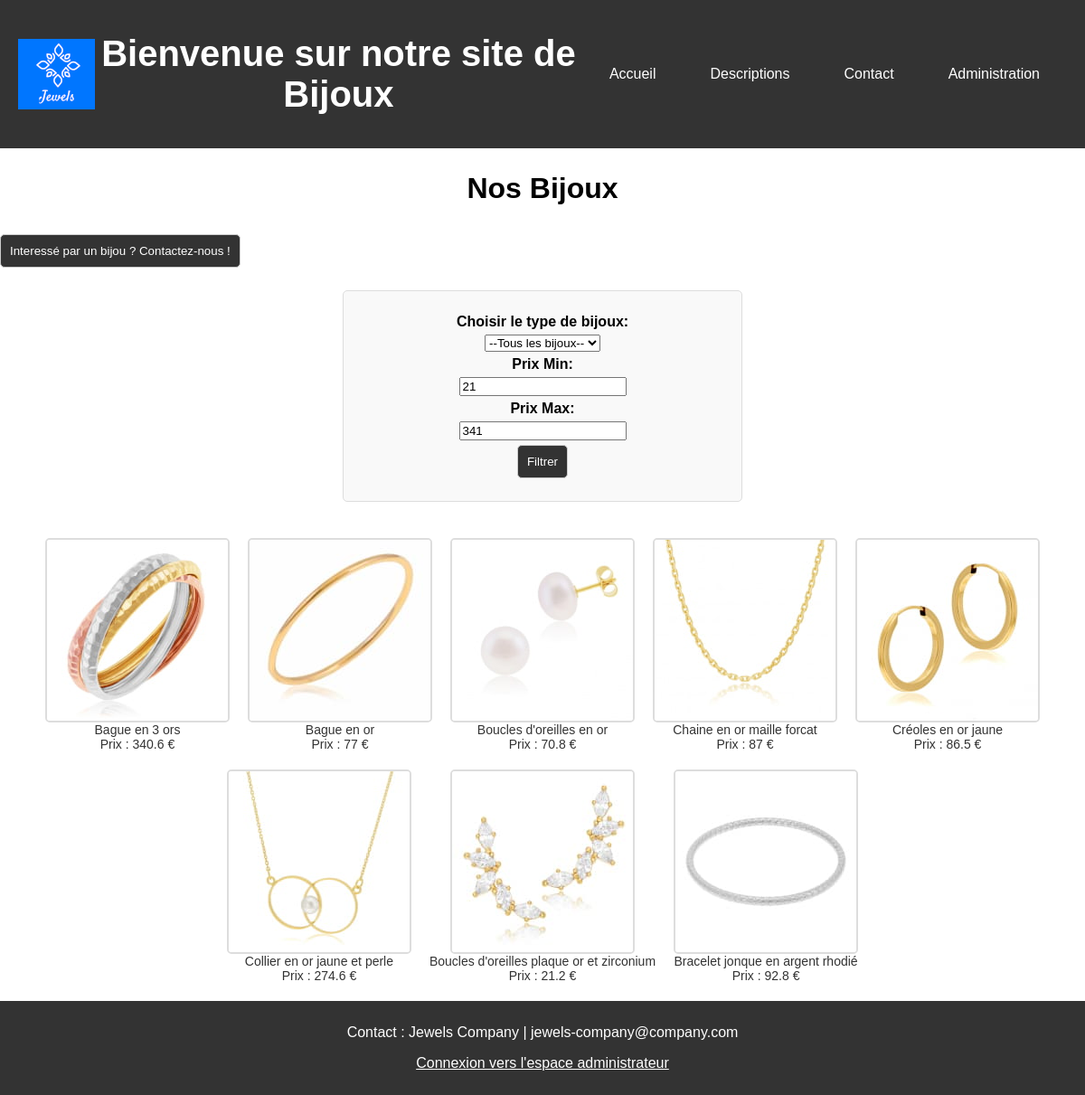
The page /site_bijoux/index.php?controller=description&action=descriptionRoute on the database its author committed.
### tables this page shows
CREATE TABLE `descriptions` (
  `id` int(11) NOT NULL,
  `image_url` varchar(255) NOT NULL,
  `description_text` text NOT NULL,
  `prix` float NOT NULL,
  `categorie` varchar(255) NOT NULL
);

CREATE TABLE `contacts` (
  `id` int(11) NOT NULL,
  `nom` varchar(100) NOT NULL,
  `email` varchar(100) NOT NULL,
  `telephone` varchar(20) NOT NULL,
  `adresse` text NOT NULL
);

### site_bijoux/Controller/ControllerDescription.php (called while the page is built, shortened)
<?php
require_once File::build_path(array("Model", "ModelDescription.php"));
class ControllerDescription {
    public static function descriptionRoute () {
        $min_price = floor(ModelDescription::getMinPrice());
        $max_price = ceil(ModelDescription::getMaxPrice());
        $category = isset($_GET['category']) ? $_GET['category'] : '';
        $price_min = isset($_GET['price_min']) ? (float) $_GET['price_min'] : $min_price;
        $price_max = isset($_GET['price_max']) ? (float) $_GET['price_max'] : $max_price;
        if ($category === '' && $price_min == $min_price && $price_max == $max_price) {
            $descriptions = ModelDescription::getAllDescriptions();
        } else {
            $descriptions = ModelDescription::getFilteredDescriptions($category, $price_min, $price_max);
        }
        require File::build_path(array("View", "base.php"));
    }
}

### site_bijoux/index.php (called while the page is built, shortened)
<?php
    require_once File::build_path(array("Controller", "routeur.php"));

### site_bijoux/Model/ModelDescription.php (called while the page is built, shortened)
<?php
require_once File::build_path(array("Model", "Model.php"));
class ModelDescription {
    private $image_url;
    private $description_text;
    private $prix;
    public static function getAllDescriptions() {
        global $conn;
        $sql = "SELECT * FROM descriptions";
        $stmt = $conn->prepare($sql);
        $stmt->execute();
        $result = $stmt->get_result();
        $descriptions = [];
        while ($row = $result->fetch_object('ModelDescription')) {
            $descriptions[] = $row;
        }
        return $descriptions;
    }
    public static function getMinPrice() {
        global $conn;
        $sql = "SELECT MIN(prix) AS min_price FROM descriptions";
        $stmt = $conn->prepare($sql);
        $stmt->execute();
        $result = $stmt->get_result()->fetch_assoc();
        return $result['min_price'];
    }
    public static function getMaxPrice() {
        global $conn;
        $sql = "SELECT MAX(prix) AS max_price FROM descriptions";
        $stmt = $conn->prepare($sql);
        $stmt->execute();
        $result = $stmt->get_result()->fetch_assoc();
        return $result['max_price'];
    }
    public function getImageUrl() {
        return $this->image_url;
    }
    public function getDescriptionText() {
        return $this->description_text;
    }
    public function getPrix() {
        return $this->prix;
    }
}
?>

### site_bijoux/Model/ModelContact.php (called while the page is built, shortened)
<?php
require_once File::build_path(array("Model", "Model.php"));
class ModelContact {
    public static function getContactInfo() {
        global $conn;
        $sql = "SELECT * FROM contacts LIMIT 1";
        $stmt = $conn->prepare($sql);
        $stmt->execute();
        $result = $stmt->get_result();
        return $result->fetch_assoc();
    }
}
?>

### site_bijoux/View/description/description.php (the view, shortened to what this page needs)
<section id="descriptions">
    <h2>Nos Bijoux</h2>
    <button onclick="window.location.href='index.php?controller=contact&action=contactRoute'">
        Interessé par un bijou ? Contactez-nous !
    </button>
    <form class = "description-form" method="GET" action="index.php">
        <?php
        $rounded_min_price = floor($min_price);
        $rounded_max_price = ceil($max_price);
        $category = isset($_GET['category']) ? $_GET['category'] : '';
        $price_min = isset($_GET['price_min']) ? (float) $_GET['price_min'] : $rounded_min_price;
        $price_max = isset($_GET['price_max']) ? (float) $_GET['price_max'] : $rounded_max_price;
        ?>
        <label for="jewels-select">Choisir le type de bijoux:</label>
        <select name="category" id="jewels-select">
            <option value="" <?= $category === '' ? 'selected' : '' ?>>--Tous les bijoux--</option>
        </select>
        <label for="price-min">Prix Min:</label>
        <input type="number" name="price_min" id="price-min" min="0" value="<?= $price_min ?>">
        <label for="price-max">Prix Max:</label>
        <input type="number" name="price_max" id="price-max" min="0" value="<?= $price_max ?>">
        <button type="submit">Filtrer</button>
    </form>
    <div class="jewelry-gallery">
        <?php if (!empty($descriptions)) : ?>
            <?php foreach ($descriptions as $description) : ?>
                <div class="jewelry-item">
                    <img src="img/<?= htmlspecialchars($description->getImageUrl()) ?>" alt="Image du Bijou">
                    <div class="jewelry-description">
                        <p><?= htmlspecialchars($description->getDescriptionText()) ?></p>
                        <p>Prix : <?= htmlspecialchars($description->getPrix()) ?> €</p>
                    </div>
                </div>
            <?php endforeach; ?>
        <?php else : ?>
            <p>Aucun bijou trouvé pour les critères sélectionnés.</p>
        <?php endif; ?>
    </div>
</section>

### site_bijoux/Controller/routeur.php (shortened to what this page needs)
<?php
require_once File::build_path(array("Controller", "ControllerDescription.php"));
require_once File::build_path(array("Controller", "ControllerError.php"));
if (!isset($_GET['action'])) {
    ControllerAccueil::accueilRoute();
} else {
        $action = $_GET['action'];
    if (!isset($_GET['controller'])) {
        $controller = 'accueil';
    } else {
        $controller = $_GET['controller'];
    }
    $controller_class = 'Controller' . ucfirst($controller);
    if (class_exists($controller_class)) {
        $allMethodsController = get_class_methods($controller_class);
        if (in_array($action, $allMethodsController)) {
            $controller_class::$action();
        } else {
            ControllerError::errorPageNonExistRoute();
        }
    } else {
        ControllerError::errorPageNonExistRoute();
    }
}
?>

### site_bijoux/View/base.php (shortened to what this page needs)
<!DOCTYPE html>
<html lang="fr">
    <head>
        <link rel="stylesheet" href="css/style.css">
        <link rel="stylesheet" href="css/form.css">
        <link rel="stylesheet" href="css/polices.css">
        <link rel="stylesheet" href="css/mediaQueries.css">
        <link rel="stylesheet" type="text/css" media="print" href="css/print.css">
    </head>
    <body>
            <?php require_once 'includes/header.php'; ?>
        <main>
            <?php require_once File::build_path(array("View",$controller, $view.".php"));  ?>
        </main>
        <?php require_once 'includes/footer.php'; ?>
        </body>
</html>

### site_bijoux/includes/header.php (shortened to what this page needs)
<header>
    <div class="logo-container">
        <img src="img/logo.png" alt="Logo Jewels Company" class="logo">
    </div>
    <h1>Bienvenue sur notre site de Bijoux</h1>
    <nav class="nav-container">
        <ul class="nav-list">
            <?php if (isset($_SESSION['loggedin'])): ?>
                <a href="?controller=administration&action=administrationDashboardRoute">Tableau de bord Admin</a>
                <a href="?controller=administration&action=logout">Déconnexion</a>
            <?php else: ?>
                <a href="index.php">Accueil</a>
                <a href="?controller=description&action=descriptionRoute">Descriptions</a>
                <a href="?controller=contact&action=contactRoute">Contact</a>
                <a href="?controller=administration&action=administrationLoginRoute">Administration</a>
            <?php endif; ?>
        </ul>
    </nav>
</header>

### site_bijoux/includes/footer.php
<footer>
    <p>Contact :
        <?php
        require_once File::build_path(array("Model", "ModelContact.php"));
        $contactInfo = ModelContact::getContactInfo();
        if ($contactInfo) {
            echo htmlspecialchars($contactInfo['nom']) . " | " . htmlspecialchars($contactInfo['email']);
        } else {
            echo "Informations de contact non disponibles.";
        }
        ?>
    </p>
    <p>
    <a href="?controller=administration&action=administrationLoginRoute">Connexion vers l'espace administrateur</a>
    </p>
</footer>

### site_bijoux/css/style.css (style rules this page uses)
body { display: flex; flex-direction: column; font-family: Arial, sans-serif; margin: 0; padding: 0; min-height: 100vh; }
main { flex: 1; }
header, footer { background-color: #333; color: white; padding: 10px; text-align: center; }
header { display: flex; align-items: center; justify-content: space-between; background-color: #333; color: white; padding: 10px 20px; }
footer { margin-top: auto; }
footer a { color: white; }
nav { display: flex; justify-content: center; }
nav a { margin: 0 15px; text-decoration: none; color: white; }
button { background-color: #444; color: #fff; border: none; padding: 10px 15px; cursor: pointer; border-radius: 3px; margin: 0 10px; }
.logo-container { display: flex; align-items: center; justify-content: flex-start; }
.jewelry-gallery { display: flex; flex-wrap: wrap; justify-content: center; gap: 20px; padding: 20px; }
.jewelry-item { display: flex; flex-direction: column; align-items: center; }
.jewelry-item img { max-width: 200px; height: auto; border: 2px solid #ddd; border-radius: 5px; }
.jewelry-description { margin: 0; display: flex; flex-direction: column; align-items: center; }
.jewelry-description p { font-size: 14px; color: #333; margin: 0; }
label { display: block; margin-bottom: 5px; font-weight: bold; }
button { background-color: #333; color: white; padding: 10px 20px; border: none; border-radius: 5px; cursor: pointer; transition: background-color 0.3s ease; }
.nav-container { display: flex; align-items: center; }
.nav-list { display: flex; list-style: none; margin: 0; padding: 0; }
.nav-list a { color: #ffffff; text-decoration: none; padding: 10px 15px; border-radius: 5px; }

### site_bijoux/css/form.css (style rules this page uses)
.edit-form, .contact-form, .description-form { display: flex; flex-direction: column; align-items: center; max-width: 400px; margin: 20px auto; padding: 20px; background-color: #f9f9f9; border: 1px solid #ddd; border-radius: 5px; }
label { margin: 5px 0 }
button, input[type=password], input[type=text] { padding: 10px; margin: 5px 0; border: 1px solid #ccc; border-radius: 5px; }
button { background-color: #333; color: #fff; cursor: pointer }

### site_bijoux/css/polices.css (style rules this page uses)
h1 { font-size: 2.5em }
h2 { font-size: 2em; text-align: center; }
p { font-size: 1em }
div, span { font-size: .9em }

### site_bijoux/css/print.css (style rules this page uses)
#edit-form, .admin-section, .image-slider, button, footer, form, header, nav { display: none !important }
body, img, main { display: block }
body { font-size: 12pt; width: auto; margin: 10mm; font-family: sans-serif }
main { flex: auto }
img { max-width: 100%; height: auto; page-break-inside: avoid }
a::after { content: " (" attr(href) ")" }
.jewelry-gallery { display: block; width: 100% }
.jewelry-item { display: inline-block; width: 45%; vertical-align: top; margin: 10px }
.jewelry-description { display: block }
div, h1, h2, h3, p, span { font-size: inherit; font-weight: 400 }

### rows shown on the page
descriptions: image_url (picture), description_text "Bague en 3 ors", prix "340.6"
descriptions: image_url (picture), description_text "Bague en or", prix "77"
descriptions: image_url (picture), description_text "Boucles d'oreilles en or", prix "70.8"
descriptions: image_url (picture), description_text "Chaine en or maille forcat", prix "87"
descriptions: image_url (picture), description_text "Créoles en or jaune", prix "86.5"
descriptions: image_url (picture), description_text "Collier en or jaune et perle", prix "274.6"
descriptions: image_url (picture), description_text "Boucles d'oreilles plaque or et zirconium", prix "21.2"
descriptions: image_url (picture), description_text "Bracelet jonque en argent rhodié", prix "92.8"
contacts: nom "Jewels Company", email "jewels-company@company.com"
